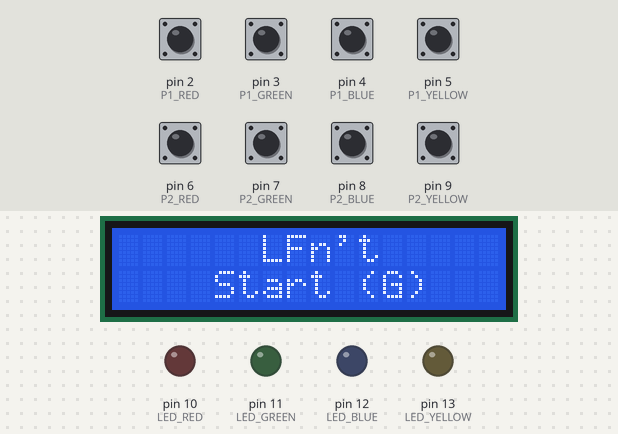
This sketch was run on a simulated Arduino Uno, built with avr-gcc and run on an emulated ATmega328P. Parts: 16×2 character LCD, output pins drawn as LEDs (lit = HIGH). Inputs (shaded band) come from the test bench; at power-on: pin 2 (P1_RED), pin 3 (P1_GREEN), pin 4 (P1_BLUE), pin 5 (P1_YELLOW), pin 6 (P2_RED), pin 7 (P2_GREEN), pin 8 (P2_BLUE), pin 9 (P2_YELLOW) HIGH. Random numbers use the default seed unless the sketch sets one.

Above: at 1.2 s.
1.3 s: pin 3 (P1_GREEN) pulled LOW for 0.15 s
At 2.5 s:
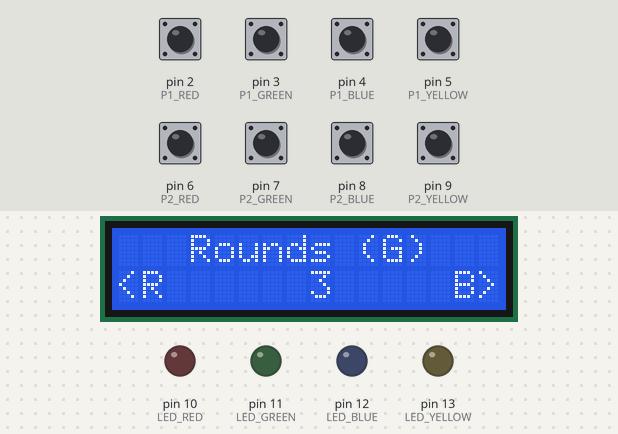
2.9 s: pin 7 (P2_GREEN) pulled LOW for 0.15 s
At 3.7 s:
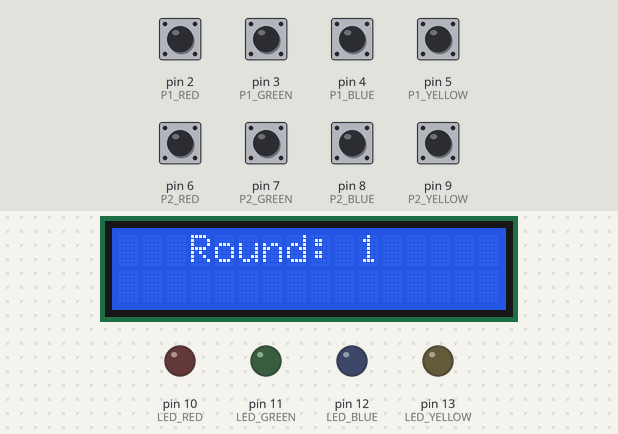
6.0 s: pin 2 (P1_RED) pulsed LOW 5 times (0.12 s each, 0.3 s apart)
At 11.7 s:
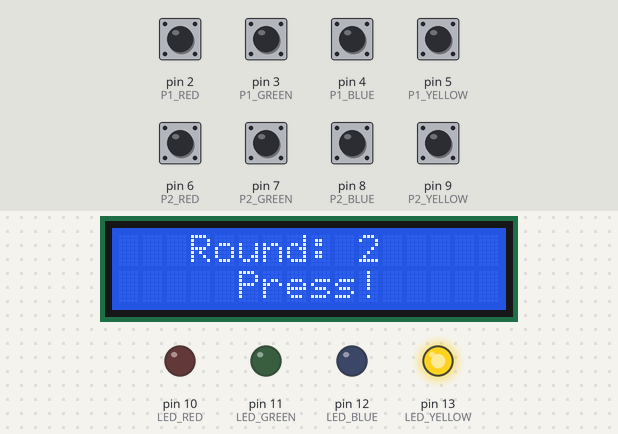
12.0 s: pin 5 (P1_YELLOW) pulled LOW for 0.15 s
At 16.5 s:
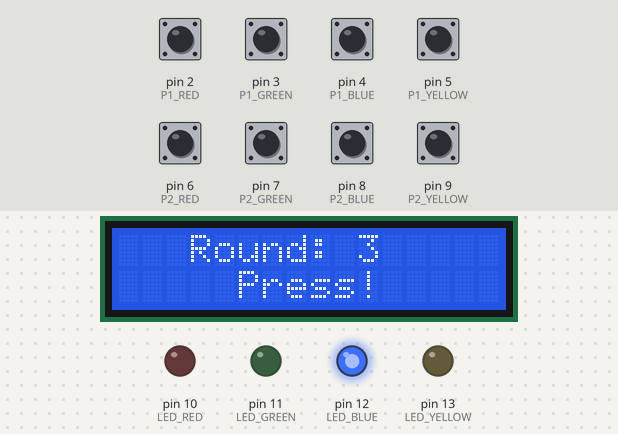
17.6 s: pin 4 (P1_BLUE) pulled LOW for 0.15 s
At 18.3 s:
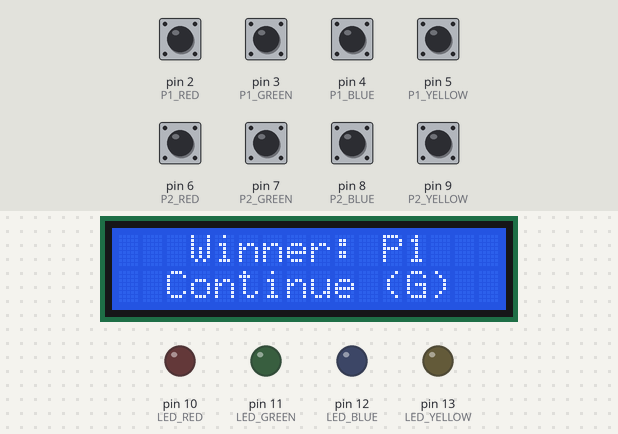
19.2 s: pin 3 (P1_GREEN) pulled LOW for 1 s
At 20.9 s:
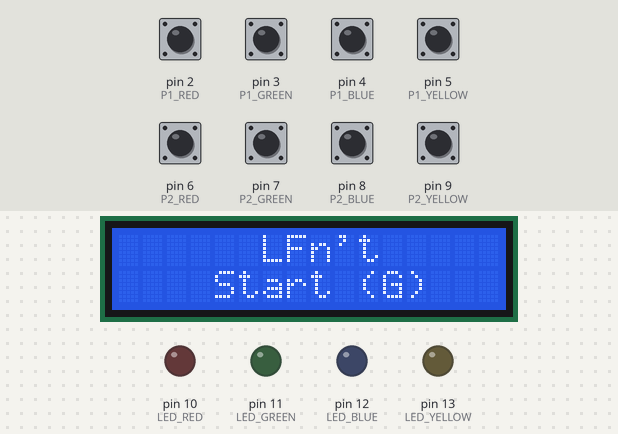
Timing chart, 0 to 22.4 s (numbered marks = the images above; inputs shaded):
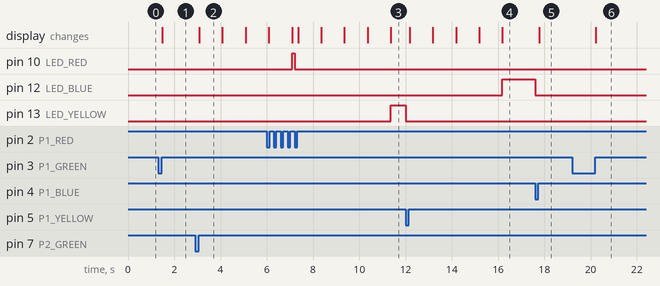

The sketch:

Lfn-t.ino
```cpp
#include "LiquidCrystal_I2C.h"

#define P1_RED 2
#define P1_GREEN 3
#define P1_BLUE 4
#define P1_YELLOW 5

#define P2_RED 6
#define P2_GREEN 7
#define P2_BLUE 8
#define P2_YELLOW 9

#define LED_RED 10
#define LED_GREEN 11
#define LED_BLUE 12
#define LED_YELLOW 13

// Helper macro
#define isPressed(x) (digitalRead(x)==LOW)

#define MAX_ROUNDS_NUMBER 999

void menuLoop();
void preLoop();
void gameLoop();
void overLoop();

void resetGame();

enum scene_e {
  MAIN_MENU,
  PRE_GAME,
  GAME,
  GAME_OVER
};

scene_e scene;

int roundsNumber = 3;
int roundsPlayed = 0;
int player1Score = 0;
int player2Score = 0;

LiquidCrystal_I2C lcd(0x3F, 16, 2);

void setup() {

  // Setup player 1 buttons
  pinMode(P1_RED, INPUT_PULLUP);
  pinMode(P1_GREEN, INPUT_PULLUP);
  pinMode(P1_BLUE, INPUT_PULLUP);
  pinMode(P1_YELLOW, INPUT_PULLUP);

  // Setup player 2 buttons
  pinMode(P2_RED, INPUT_PULLUP);
  pinMode(P2_GREEN, INPUT_PULLUP);
  pinMode(P2_BLUE, INPUT_PULLUP);
  pinMode(P2_YELLOW, INPUT_PULLUP);

  // Setup LEDs
  pinMode(LED_RED, OUTPUT);
  pinMode(LED_GREEN, OUTPUT);
  pinMode(LED_BLUE, OUTPUT);
  pinMode(LED_YELLOW, OUTPUT);
  digitalWrite(LED_RED, LOW);
  digitalWrite(LED_GREEN, LOW);
  digitalWrite(LED_BLUE, LOW);
  digitalWrite(LED_YELLOW, LOW);

  // Setup LCD
  lcd.init();
  lcd.backlight();
  lcd.setCursor(0,0);

  scene = MAIN_MENU;
  // Get random value as seed
  randomSeed(analogRead(0));
}

void loop() {
  switch (scene) {
    case MAIN_MENU:
      menuLoop();
      break;
    case PRE_GAME:
      preLoop();
      break;
    case GAME:
      gameLoop();
      break;
    case GAME_OVER:
      overLoop();
      break;
  }
}

void menuLoop() {
  lcd.setCursor(0, 0);
  // Print full 16 char row so it works as if the screen was cleared first
  lcd.print("      LFn't     ");
  lcd.setCursor(0, 1);
  lcd.print("    Start (G)   ");
  // Halndle switch press
  if (isPressed(P1_GREEN) || isPressed(P2_GREEN)) {
    scene = PRE_GAME;
    // Wait for switch to be released
    while(isPressed(P1_GREEN) || isPressed(P2_GREEN)) {}
  }
}

void preLoop() {
  lcd.setCursor(0, 0);
  lcd.print("   Rounds (G)   ");
  lcd.setCursor(0, 1);
  // Leave space for the number in the middle
  lcd.print("<R            B>");
  // Calculate position and print number so that it's centered
  char buf[4];
  itoa(roundsNumber, buf, 10);
  int pos = 8 - (strlen(buf) / 2);
  lcd.setCursor(pos, 1);
  lcd.printstr(buf);

  // Handle switch presses with waiting for the release
  if (isPressed(P1_BLUE) || isPressed(P2_BLUE)) {
    if (roundsNumber < MAX_ROUNDS_NUMBER) {
      roundsNumber ++;
    }
    while (isPressed(P1_BLUE) || isPressed(P2_BLUE)) {}
  }

  if (isPressed(P1_RED) || isPressed(P2_RED)) {
    if (roundsNumber > 1) {
      roundsNumber --;
    }
    while (isPressed(P1_RED) || isPressed(P2_RED)) {}
  }

  if (isPressed(P1_GREEN) || isPressed(P2_GREEN)) {
    scene = GAME;
    while (isPressed(P1_GREEN) || isPressed(P2_GREEN)) {}
  }
}

void gameLoop() {
  // Check if all the rounds are played
  if (roundsPlayed >= roundsNumber) {
    scene = GAME_OVER;
    return;
  }

  // Get random color and assign corresponding values to universal variables
  int color = random(4);
  int led = LED_RED;
  int buttonP1 = P1_RED;
  int buttonP2 = P2_RED;
  int valP1;
  int valP2;
  switch (color) {
    case 0:
      led = LED_RED;
      buttonP1 = P1_RED;
      buttonP2 = P2_RED;
      break;
    case 1:
      led = LED_GREEN;
      buttonP1 = P1_GREEN;
      buttonP2 = P2_GREEN;
      break;
    case 2:
      led = LED_BLUE;
      buttonP1 = P1_BLUE;
      buttonP2 = P2_BLUE;
      break;
    case 3:
      led = LED_YELLOW;
      buttonP1 = P1_YELLOW;
      buttonP2 = P2_YELLOW;
      break;
  }

  // Print which round it is now (this round isn't played yet hence `+1`)
  lcd.setCursor(0, 0);
  lcd.print("   Round: ");
  char buf[4];
  itoa(roundsPlayed+1, buf, 10);
  lcd.print(buf);
  lcd.print("      ");

  // Clear lower row
  lcd.setCursor(0, 1);
  lcd.print("                ");

  // Perform a countdown
  delay(1000);
  lcd.setCursor(8, 1);
  lcd.print("3");
  delay(1000);
  lcd.setCursor(8, 1);
  lcd.print("2");
  delay(1000);
  lcd.setCursor(8, 1);
  lcd.print("1");
  delay(1000);
  lcd.setCursor(5, 1);
  lcd.print("Press!");

  // Turn on the random led
  digitalWrite(led, HIGH);

  // Wait for input and remember who pressed it
  while ( (valP1 = digitalRead(buttonP1)) == HIGH && (valP2 = digitalRead(buttonP2)) == HIGH ) {}

  // Check who pressed the correct button and give points (it can be a tie)
  if (valP1 == LOW) {
    player1Score ++;
  }
  if (valP2 == LOW) {
    player2Score ++;
  }

  // Turn off the random led
  digitalWrite(led, LOW);

  // Wait for the buttons to be released
  while (isPressed(buttonP1) || isPressed(buttonP2)) {}

  // The round is played so increment the counter
  roundsPlayed ++;
}

void overLoop() {
  // Determine who the winner is and print it
  lcd.setCursor(0, 0);
  if (player1Score > player2Score) {
    lcd.print("   Winner: P1   ");
  }
  else if (player1Score < player2Score) {
    lcd.print("   Winner: P2   ");
  }
  else if (player1Score == player2Score) {
    lcd.print("       Tie      ");
  }
  lcd.setCursor(0, 1);
  lcd.print("  Continue (G)  ");
  // Handle input
  if (isPressed(P1_GREEN) || isPressed(P2_GREEN)) {
    resetGame();
    scene = MAIN_MENU;
    while (isPressed(P1_GREEN) || isPressed(P2_GREEN)) {}
  }
}

// Reset crutial game values
void resetGame() {
  roundsPlayed = 0;
  player1Score = 0;
  player2Score = 0;
}
```

Measured:
- after the input at 1.3 s, the display: changes after 0.18 s (image 1)
- after the input at 2.9 s, the display: changes after 0.18 s (image 2)
- after the input at 6.0 s, pin 13 (LED_YELLOW): LOW → HIGH after 5.4 s
- after the input at 12.0 s, pin 12 (LED_BLUE): LOW → HIGH after 4.2 s; pin 13 (LED_YELLOW): HIGH → LOW at once; the display: first changes after 0.18 s (image 4 shows a later state)
- after the input at 17.6 s, pin 12 (LED_BLUE): HIGH → LOW at once; the display: changes after 0.18 s (image 5)
- after the input at 19.2 s, the display: changes after 1.0 s (image 6)
- what the display in image 2 shows lasts 1.0 s, from 3.1 s to 4.1 s
